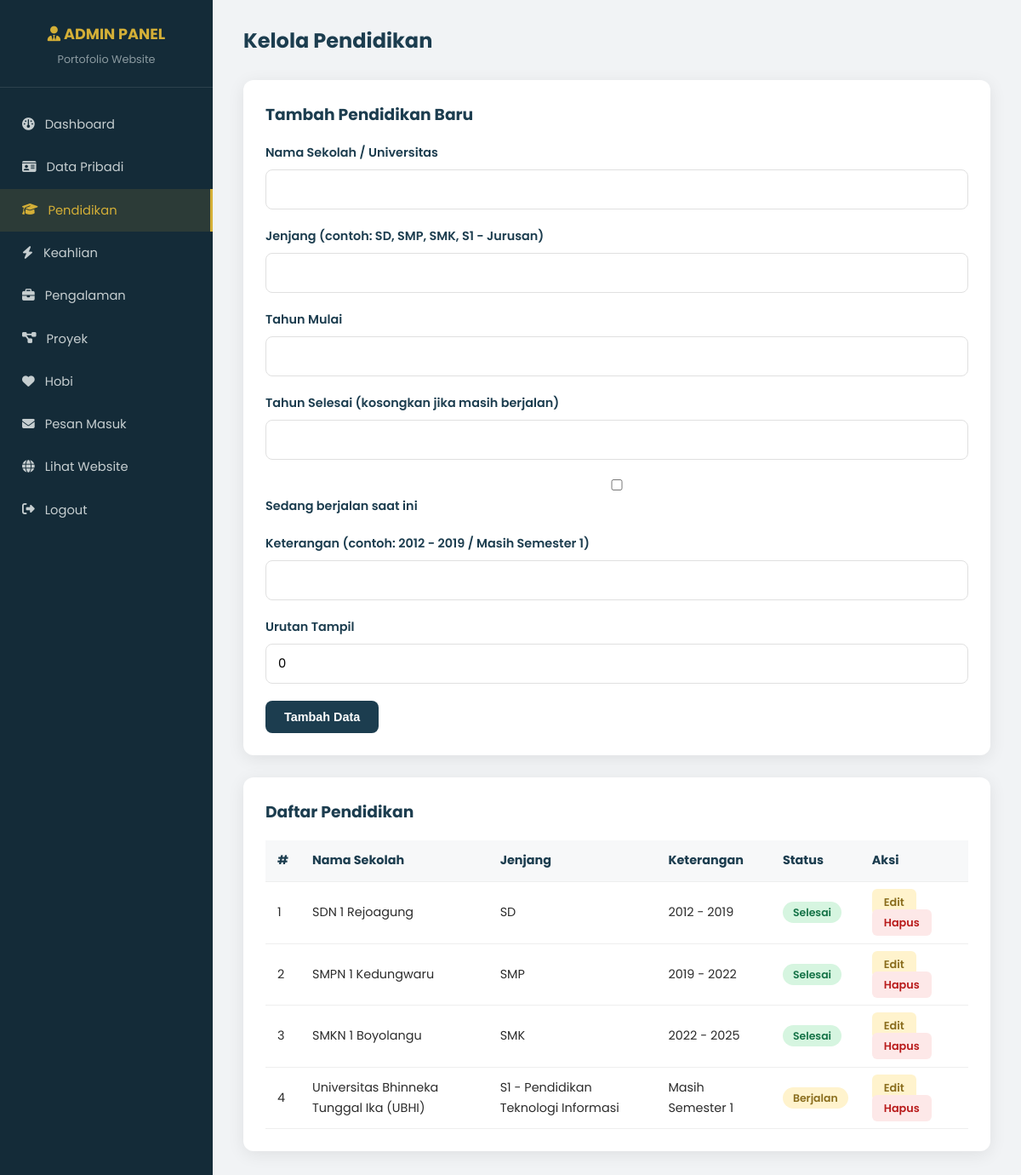
Screenshot of /pendidikan.php (signed in) with the database file from the repository.
### tables this page shows
CREATE TABLE pendidikan (
    id INT AUTO_INCREMENT PRIMARY KEY,
    nama_sekolah VARCHAR(150) NOT NULL,
    jenjang VARCHAR(50),
    tahun_mulai YEAR,
    tahun_selesai YEAR NULL,
    sedang_berjalan TINYINT(1) DEFAULT 0,
    keterangan VARCHAR(150),
    urutan INT DEFAULT 0
);

### fungsi.php (called while the page is built, shortened)
<?php
require_once __DIR__ . '/../config/koneksi.php';
function ambilSemua($tabel, $urutBy = 'urutan ASC')
{
    global $koneksi;
    $tabel = mysqli_real_escape_string($koneksi, $tabel);
    $query = "SELECT * FROM `$tabel` ORDER BY $urutBy";
    $hasil = mysqli_query($koneksi, $query);
    $data = [];
    if ($hasil) {
        while ($baris = mysqli_fetch_assoc($hasil)) {
            $data[] = $baris;
        }
    }
    return $data;
}

### pendidikan.php (the view, shortened to what this page needs)
<?php require_once __DIR__ . '/admin_header.php'; ?>
<?php
$modeEdit = false;
$dataEdit = null;
$semuaPendidikan = ambilSemua('pendidikan', 'tahun_mulai ASC');
?>
<div class="admin-topbar">
    <h1>Kelola Pendidikan</h1>
</div>
<div class="kartu-admin">
    <h3 style="color:var(--warna-utama);margin-bottom:18px;"><?= $modeEdit ? 'Edit Data Pendidikan' : 'Tambah Pendidikan Baru' ?></h3>
    <form method="POST">
        <div class="form-group">
            <label>Nama Sekolah / Universitas</label>
            <input type="text" name="nama_sekolah" value="<?= $modeEdit ? htmlspecialchars($dataEdit['nama_sekolah']) : '' ?>" required>
        </div>
        <div class="form-group">
            <label>Jenjang (contoh: SD, SMP, SMK, S1 - Jurusan)</label>
            <input type="text" name="jenjang" value="<?= $modeEdit ? htmlspecialchars($dataEdit['jenjang']) : '' ?>">
        </div>
        <div class="form-group">
            <label>Tahun Mulai</label>
            <input type="number" name="tahun_mulai" value="<?= $modeEdit ? $dataEdit['tahun_mulai'] : '' ?>" required>
        </div>
        <div class="form-group">
            <label>Tahun Selesai (kosongkan jika masih berjalan)</label>
            <input type="number" name="tahun_selesai" value="<?= $modeEdit ? $dataEdit['tahun_selesai'] : '' ?>">
        </div>
        <div class="form-group">
            <label><input type="checkbox" name="sedang_berjalan" <?= ($modeEdit && $dataEdit['sedang_berjalan']) ? 'checked' : '' ?>> Sedang berjalan saat ini</label>
        </div>
        <div class="form-group">
            <label>Keterangan (contoh: 2012 - 2019 / Masih Semester 1)</label>
            <input type="text" name="keterangan" value="<?= $modeEdit ? htmlspecialchars($dataEdit['keterangan']) : '' ?>">
        </div>
        <div class="form-group">
            <label>Urutan Tampil</label>
            <input type="number" name="urutan" value="<?= $modeEdit ? $dataEdit['urutan'] : '0' ?>">
        </div>
        <button type="submit" class="btn-tambah"><?= $modeEdit ? 'Update Data' : 'Tambah Data' ?></button>
    </form>
</div>
<div class="kartu-admin">
    <h3 style="color:var(--warna-utama);margin-bottom:18px;">Daftar Pendidikan</h3>
    <table class="tabel-admin">
        <thead>
            <tr>
                <th>#</th><th>Nama Sekolah</th><th>Jenjang</th><th>Keterangan</th><th>Status</th><th>Aksi</th>
            </tr>
        </thead>
        <tbody>
        <?php foreach ($semuaPendidikan as $i => $p): ?>
            <tr>
                <td><?= $i + 1 ?></td>
                <td><?= htmlspecialchars($p['nama_sekolah']) ?></td>
                <td><?= htmlspecialchars($p['jenjang']) ?></td>
                <td><?= htmlspecialchars($p['keterangan']) ?></td>
                <td><?= $p['sedang_berjalan'] ? '<span class="badge badge-kuning">Berjalan</span>' : '<span class="badge badge-hijau">Selesai</span>' ?></td>
                <td>
                    <a href="?edit=<?= $p['id'] ?>" class="btn-kecil btn-edit">Edit</a>
                    <a href="?hapus=<?= $p['id'] ?>" class="btn-kecil btn-hapus">Hapus</a>
                </td>
            </tr>
        <?php endforeach; ?>
        </tbody>
    </table>
</div>

### style.css (style rules this page uses)
:root { --warna-utama: #1c3d4f; --warna-utama-tua: #142b38; --warna-aksen: #d4af37; --warna-terang: #f4f6f7; --warna-teks: #2c2c2c; --warna-putih: #ffffff; --bayangan: 0 4px 20px rgba(0, 0, 0, 0.08); --radius: 14px; }
* { margin: 0; padding: 0; box-sizing: border-box; }
body { font-family: 'Poppins', 'Segoe UI', Arial, sans-serif; background: var(--warna-terang); color: var(--warna-teks); line-height: 1.65; scroll-behavior: smooth; }
a { text-decoration: none; color: inherit; }
.form-group { margin-bottom: 20px; }
.form-group label { display: block; margin-bottom: 7px; font-weight: 600; color: var(--warna-utama); font-size: 0.9rem; }
.form-group input, .form-group textarea { width: 100%; padding: 12px 14px; border: 1.5px solid #e0e0e0; border-radius: 8px; font-family: inherit; font-size: 0.92rem; transition: 0.2s; }
.admin-body { background: #f1f3f5; font-family: 'Poppins', sans-serif; }
.admin-topbar { display: flex; justify-content: space-between; align-items: center; margin-bottom: 26px; }
.admin-topbar h1 { font-size: 1.5rem; color: var(--warna-utama); }
.kartu-admin { background: var(--warna-putih); border-radius: 12px; box-shadow: var(--bayangan); padding: 26px; margin-bottom: 26px; }
.tabel-admin { width: 100%; border-collapse: collapse; }
.tabel-admin th, .tabel-admin td { padding: 12px 14px; border-bottom: 1px solid #eee; text-align: left; font-size: 0.9rem; }
.tabel-admin th { background: #f7f8f9; color: var(--warna-utama); }
.badge { padding: 4px 12px; border-radius: 50px; font-size: 0.78rem; font-weight: 600; }
.badge-kuning { background: #fff3cd; color: #8a6d1d; }
.badge-hijau { background: #d6f5e0; color: #157347; }
.btn-kecil { padding: 7px 14px; border-radius: 6px; font-size: 0.8rem; font-weight: 600; border: none; cursor: pointer; }
.btn-edit { background: #fff3cd; color: #8a6d1d; }
.btn-hapus { background: #fde8e8; color: #b91c1c; }
.btn-tambah { background: var(--warna-utama); color: var(--warna-putih); padding: 11px 22px; border-radius: 8px; font-weight: 600; font-size: 0.9rem; border: none; cursor: pointer; }

### rows the page displays
pendidikan: nama_sekolah "SDN 1 Rejoagung", jenjang "SD", keterangan "2012 - 2019", sedang_berjalan "Selesai"
pendidikan: nama_sekolah "SMPN 1 Kedungwaru", jenjang "SMP", keterangan "2019 - 2022", sedang_berjalan "Selesai"
pendidikan: nama_sekolah "SMKN 1 Boyolangu", jenjang "SMK", keterangan "2022 - 2025", sedang_berjalan "Selesai"
pendidikan: nama_sekolah "Universitas Bhinneka Tunggal Ika (UBHI)", jenjang "S1 - Pendidikan Teknologi Informasi", keterangan "Masih Semester 1", sedang_berjalan "Berjalan"
